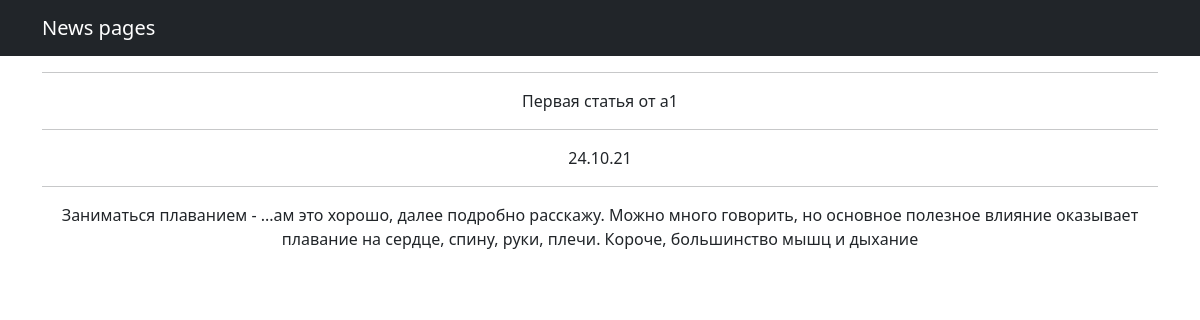
Screenshot of /news/1 with the database file from the repository.
### News/models.py (models this page shows, shortened)
class Post(models.Model):
    author = models.ForeignKey("Author", on_delete=models.CASCADE, related_name="posts")
    type_post = models.CharField(max_length=2, choices=TYPE_POST, default=post_news)
    datetime_created = models.DateTimeField(auto_now_add=True)
    categories = models.ManyToManyField("Category", through="PostCategory")
    title = models.CharField(max_length=255, null=False)
    text_article = models.TextField(null=False)
    _rating = models.IntegerField(default=0, db_column="rating")
    @property
    def like(self):
        return self._rating
    @property
    def dislike(self):
        return self._rating

### News/views.py (the view)
# urls.py: path('<int:pk>', PostDetailView.as_view()),
class PostDetailView(DetailView):
    model = Post
    template_name = 'post.html'
    context_object_name = 'post'

### News/templatetags/custom_filters.py (called while the page is built)
@register.filter(name='censor')
def censor(value, arg):
    text_no_censor = str(value)
    words = ['блин', 'гад', 'лох']
    for word in words:
        text_no_censor = sub(word, str(arg), text_no_censor)
    return text_no_censor

### templates/post.html (shortened to what this page needs)
{% extends 'flatpages/default.html' %}
{% load custom_filters %}
{% block content %}
<hr>
{{ post.title|censor:'...' }}
<hr>
{{ post.datetime_created|date:'d.m.y' }}
<hr>
{{ post.text_article|censor:'...' }}
{% endblock content %}

### rows the page displays
Post: title|censor "Первая статья от a1", datetime_created "24.10.21", text_article|censor "Заниматься плаванием - ...ам это хорошо, далее подробно расскажу. Можно много говорить, но основное полезное влияние оказывает плавание на сердце, спину, руки, плечи. Короче, большинство мышц и дыхание"
